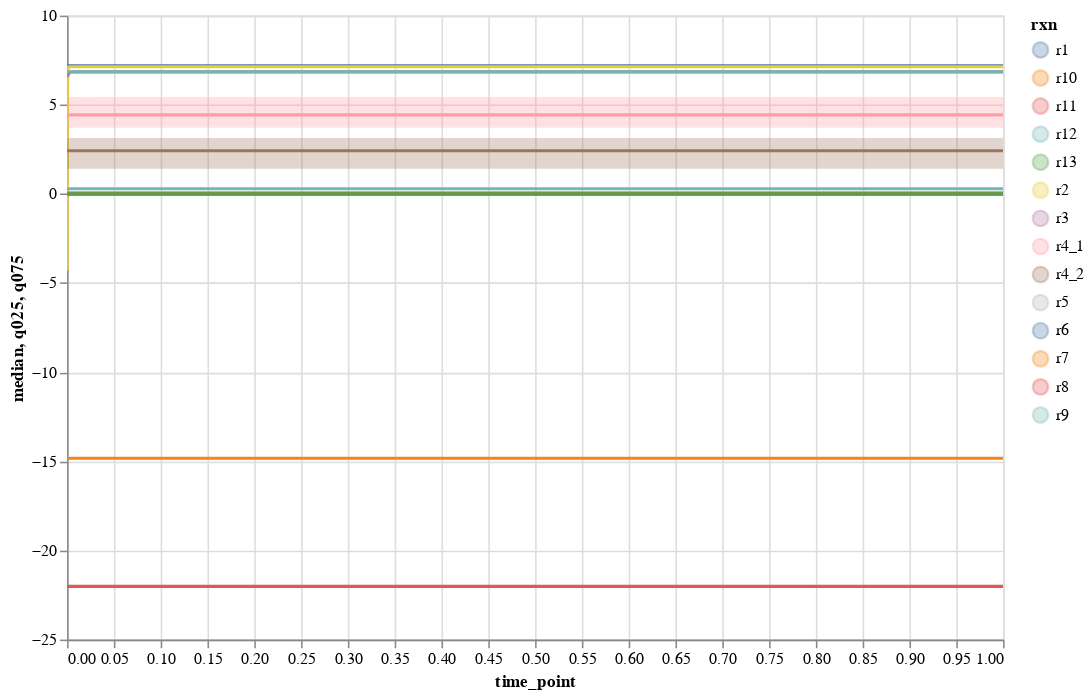

Source (notebook cell):
### Code cell
plot_ensemble_interactive(flux_quartiles_df, quant_type='flux_abs', selected_data=rxn_names, x_scale='linear',
                          y_scale='linear', x_lim=None, y_lim=None)

### Figure 1 — Vega-Lite specification as saved in the notebook (floating-point values rounded to 4 significant figures; data arrays with more than 128 entries replaced by an {"elided": "..."} marker saying what was removed)
{"config": {"view": {"continuousWidth": 400, "continuousHeight": 300}}, "layer": [{"data": {"name": "data-fa0707d952d8a7bfe5816398c2e0be5b"}, "mark": "line", "encoding": {"color": {"type": "nominal", "field": "rxn"}, "tooltip": [{"type": "nominal", "field": "rxn"}, {"type": "quantitative", "field": "median"}], "x": {"type": "quantitative", "field": "time_point", "scale": {"type": "linear"}}, "y": {"type": "quantitative", "field": "median", "scale": {"type": "linear"}}}, "height": 400, "selection": {"selector002": {"type": "interval", "bind": "scales", "encodings": ["x", "y"]}}, "width": 600}, {"data": {"name": "data-fa0707d952d8a7bfe5816398c2e0be5b"}, "mark": "area", "encoding": {"color": {"type": "nominal", "field": "rxn"}, "opacity": {"value": 0.3}, "tooltip": [{"type": "nominal", "field": "rxn"}, {"type": "quantitative", "field": "median"}], "x": {"type": "quantitative", "field": "time_point", "scale": {"type": "linear"}}, "y": {"type": "quantitative", "field": "q025", "scale": {"type": "linear"}}, "y2": {"field": "q075"}}, "height": 400, "width": 600}], "$schema": "https://vega.github.io/schema/vega-lite/v4.8.1.json", "datasets": {"data-fa0707d952d8a7bfe5816398c2e0be5b": {"elided": "1400 records"}}}
